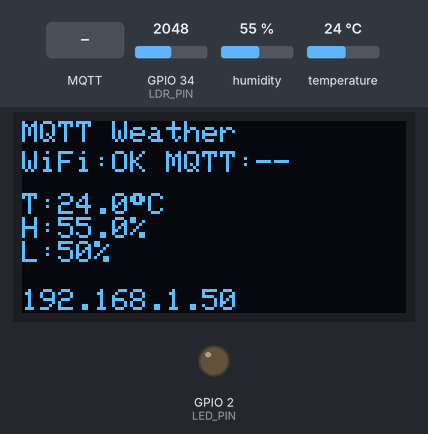
Bench run of a sketch on a simulated ESP32. Shown: 128×64 one-colour display, output pins drawn as LEDs (lit = HIGH). The test bench sets the inputs (shaded band); at power-on: humidity 55 %, GPIO 34 (LDR_PIN) = 2048, temperature 24 °C (analog values on the 0–4095 scale). WiFi joins after 1.5 s; servers stay silent unless stated; no MQTT or app messages arrive unless stated; what the sketch prints to the serial monitor is not drawn.

Above: at 3.7 s.
3.8 s: MQTT message "blink" arrives on the first subscribed topic
At 6.7 s:
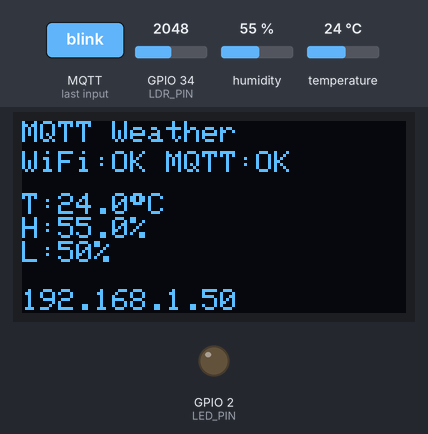
7.8 s: MQTT message "on" arrives on the first subscribed topic
At 8.2 s:
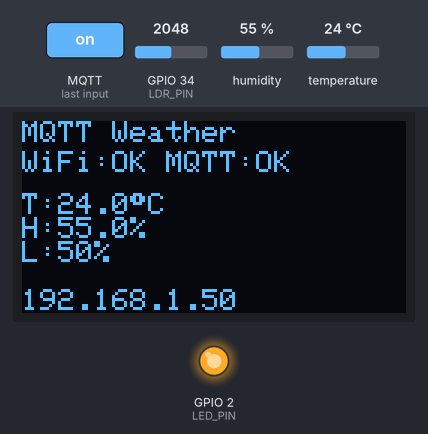
9.3 s: humidity set to 22 %
At 12.5 s:
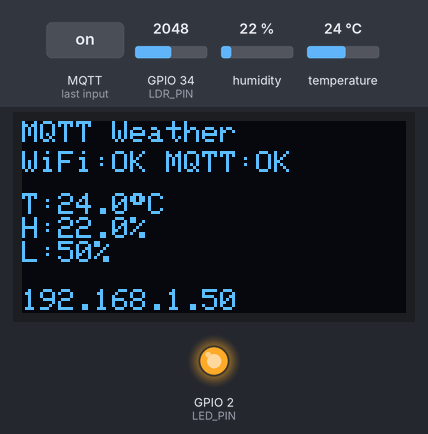
12.8 s: GPIO 34 (LDR_PIN) set to 2540
At 15.0 s:
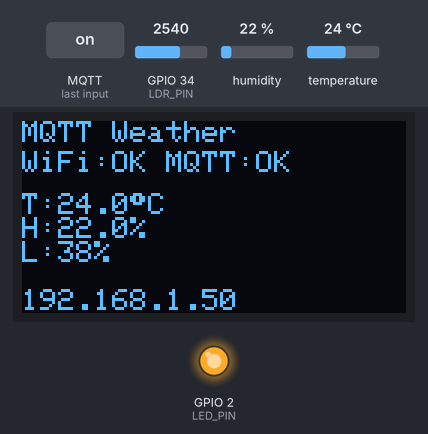
15.8 s: temperature set to 12 °C
At 17.5 s:
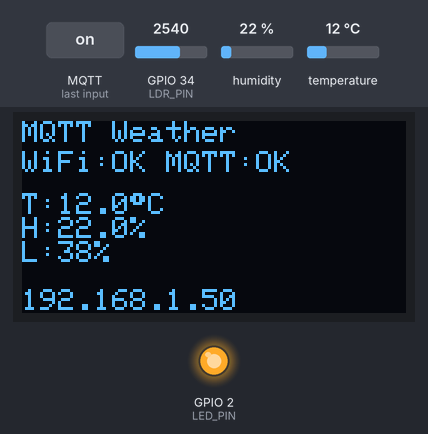
17.8 s: GPIO 34 (LDR_PIN) set to 2460
At 20.2 s:
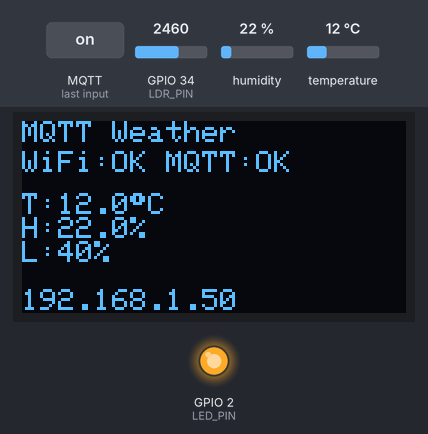
Timing chart, 0 to 21.7 s (numbered marks = the images above; inputs shaded):
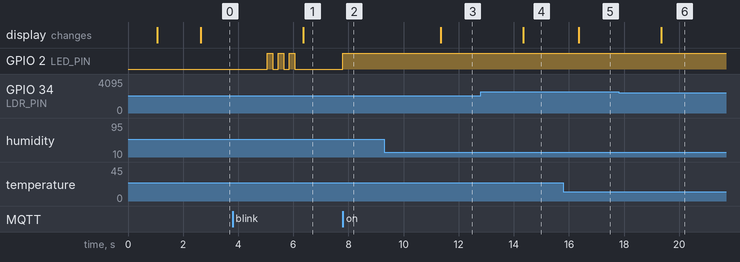

Measured:
- after the input at 3.8 s, GPIO 2 (LED_PIN): alternates HIGH for 0.20 s and LOW for 0.20 s, 6 changes in all, then stays LOW, starting after 1.3 s
- after the input at 7.8 s, GPIO 2 (LED_PIN): LOW → HIGH at once
- after the input at 9.3 s, the display: changes after 2.0 s (image 3)
- after the input at 12.8 s, the display: changes after 1.6 s (image 4)
- after the input at 15.8 s, the display: changes after 0.55 s (image 5)
- after the input at 17.8 s, the display: changes after 1.6 s (image 6)

The sketch:

P12_MQTT_Weather_Station.ino
```cpp
/*
 * 综合项目 P12：MQTT 气象站
 *
 * 学习目标：
 * 1. 理解 MQTT 协议的基本概念：代理（Broker）、主题（Topic）、发布/订阅
 * 2. 学会用 PubSubClient 库把 ESP32 接入 MQTT 服务器
 * 3. 实现"本地 OLED 显示 + 远程 MQTT 上报"的双通道数据发布
 * 4. 学会通过 MQTT 主题向 ESP32 下发命令并执行
 * 5. 巩固多传感器、Wi-Fi、OLED 的综合应用
 *
 * 涉及知识点：
 * - DHT22 温湿度读取
 * - 光敏电阻 ADC 读取
 * - I2C OLED 显示
 * - Wi-Fi 连接
 * - MQTT 发布/订阅
 *
 * 需要安装的库：
 * 1. "DHT sensor library" by Adafruit
 * 2. "Adafruit Unified Sensor" by Adafruit（DHT 库依赖）
 * 3. "Adafruit SSD1306" by Adafruit
 * 4. "Adafruit GFX Library" by Adafruit
 * 5. "PubSubClient" by Nick O'Leary（MQTT 客户端库）
 * 安装方法：Arduino IDE → 项目 → 加载库 → 管理库，搜索并安装。
 *
 * 硬件连接：
 * - DHT22 VCC  →  ESP32 3.3V
 * - DHT22 GND  →  ESP32 GND
 * - DHT22 DATA →  ESP32 GPIO4（建议 DATA 与 3.3V 之间接 4.7kΩ~10kΩ 上拉电阻）
 *
 * - 光敏电阻一端 →  ESP32 3.3V
 * - 光敏电阻另一端 →  ESP32 GPIO34 → 10kΩ 电阻 →  GND
 *
 * - OLED VCC → ESP32 3.3V
 * - OLED GND → ESP32 GND
 * - OLED SDA → ESP32 GPIO21
 * - OLED SCL → ESP32 GPIO22
 *
 * - ESP32 GPIO2 → LED 正极（长脚）
 * - LED 负极（短脚） → 330Ω 电阻 → GND
 *   这颗 LED 用来演示 MQTT 命令控制（开灯/关灯/闪烁）。
 */

#include <WiFi.h>
#include <PubSubClient.h>
#include <DHT.h>
#include <Wire.h>
#include <Adafruit_GFX.h>
#include <Adafruit_SSD1306.h>

// ===== 修改这里：填入你的 Wi-Fi 信息 =====
const char* ssid = "YOUR_WIFI_SSID";
const char* password = "YOUR_WIFI_PASSWORD";

// ===== 修改这里：填入你的 MQTT 服务器信息 =====
// MQTT 代理（Broker）地址，可以是 IP 地址或域名
// 例如 Home Assistant 的 Mosquitto 插件、EMQX、RabbitMQ 等
const char* mqtt_server = "192.168.1.100";
const int mqtt_port = 1883;        // MQTT 默认端口是 1883
const char* mqtt_user = "";        // 如果服务器启用了认证，填写用户名；否则留空
const char* mqtt_pass = "";        // 如果服务器启用了认证，填写密码；否则留空

// MQTT 主题（Topic）。主题用斜杠分层，类似文件路径。
// 发布主题：ESP32 把传感器数据发到这里
const char* topic_temp = "esp32/weather/temperature";
const char* topic_hum = "esp32/weather/humidity";
const char* topic_light = "esp32/weather/light";
const char* topic_status = "esp32/weather/status";  // 在线状态
// 订阅主题：其他设备/平台向 ESP32 发送命令
const char* topic_cmd = "esp32/weather/cmd";

// 引脚定义
#define DHT_PIN 4
#define DHT_TYPE DHT22
#define LDR_PIN 34
#define LED_PIN 2

// OLED 参数
#define SCREEN_WIDTH 128
#define SCREEN_HEIGHT 64
#define OLED_RESET -1
#define SCREEN_ADDRESS 0x3C

// 创建对象
DHT dht(DHT_PIN, DHT_TYPE);
Adafruit_SSD1306 display(SCREEN_WIDTH, SCREEN_HEIGHT, &Wire, OLED_RESET);
WiFiClient wifiClient;
PubSubClient mqttClient(wifiClient);

// OLED 是否初始化成功
bool oledReady = false;

// 当前数据
float temperature = 0.0;
float humidity = 0.0;
int lightPercent = 0;

// MQTT 连接状态
bool mqttConnected = false;

// 时间戳
unsigned long lastReconnectAttempt = 0;
unsigned long lastPublish = 0;
const unsigned long PUBLISH_INTERVAL = 10000;  // 每 10 秒上报一次
const unsigned long RECONNECT_INTERVAL = 5000; // 重连间隔

// 函数前置声明
void setup_wifi();
void callback(char* topic, byte* payload, unsigned int length);
boolean reconnect();
void readSensors();
void updateOLED();
void publishData();

void setup() {
  Serial.begin(115200);
  delay(1000);

  Serial.println("================================");
  Serial.println("综合项目 P12：MQTT 气象站");
  Serial.println("================================");

  // 初始化引脚
  pinMode(LED_PIN, OUTPUT);
  digitalWrite(LED_PIN, LOW);

  // 初始化 ADC
  analogReadResolution(12);

  // 初始化 DHT
  dht.begin();

  // 初始化 OLED
  if (!display.begin(SSD1306_SWITCHCAPVCC, SCREEN_ADDRESS)) {
    Serial.println("OLED 初始化失败，请检查 I2C 地址和接线！");
  } else {
    oledReady = true;
    display.clearDisplay();
    display.setTextSize(1);
    display.setTextColor(SSD1306_WHITE);
    display.setCursor(0, 0);
    display.println("MQTT Weather");
    display.println("Booting...");
    display.display();
  }

  // 连接 Wi-Fi
  setup_wifi();

  // 设置 MQTT 服务器地址和端口
  mqttClient.setServer(mqtt_server, mqtt_port);

  // 设置收到消息时的回调函数
  // 当有人向本设备订阅的主题发布消息时，这个函数会被调用
  mqttClient.setCallback(callback);

  Serial.println("系统初始化完成");
}

void loop() {
  // 如果 Wi-Fi 断开，先重连 Wi-Fi
  if (WiFi.status() != WL_CONNECTED) {
    setup_wifi();
  }

  // 如果 MQTT 未连接，周期性尝试重连
  if (!mqttClient.connected()) {
    mqttConnected = false;
    if (millis() - lastReconnectAttempt > RECONNECT_INTERVAL) {
      lastReconnectAttempt = millis();
      if (reconnect()) {
        lastReconnectAttempt = 0;
      }
    }
  } else {
    mqttConnected = true;
    // mqttClient.loop() 必须定期调用，它负责接收消息、维持心跳等
    mqttClient.loop();
  }

  // 周期性读取传感器
  readSensors();

  // 周期性刷新 OLED
  static unsigned long lastOledUpdate = 0;
  if (millis() - lastOledUpdate > 1000) {
    lastOledUpdate = millis();
    updateOLED();
  }

  // 周期性向 MQTT 发布数据
  if (mqttClient.connected() && millis() - lastPublish > PUBLISH_INTERVAL) {
    lastPublish = millis();
    publishData();
  }
}

// 连接 Wi-Fi
void setup_wifi() {
  Serial.print("正在连接 Wi-Fi");
  WiFi.mode(WIFI_STA);
  WiFi.begin(ssid, password);

  int retry = 0;
  while (WiFi.status() != WL_CONNECTED && retry < 30) {
    delay(500);
    Serial.print(".");
    retry++;
  }
  Serial.println();

  if (WiFi.status() == WL_CONNECTED) {
    Serial.print("Wi-Fi 已连接，IP 地址：");
    Serial.println(WiFi.localIP());
  } else {
    Serial.println("Wi-Fi 连接失败，5 秒后重试");
  }
}

// MQTT 消息回调函数
// topic：消息来自哪个主题
// payload：消息内容，是字节数组
// length：消息长度（字节数）
void callback(char* topic, byte* payload, unsigned int length) {
  // 把 payload 转换成 String，方便比较
  String message;
  for (unsigned int i = 0; i < length; i++) {
    message += (char)payload[i];
  }

  // 去掉首尾空格，避免因为空格导致命令不匹配
  message.trim();

  Serial.print("收到 MQTT 消息 [");
  Serial.print(topic);
  Serial.print("]：");
  Serial.println(message);

  // 根据命令控制 LED
  if (message == "on") {
    digitalWrite(LED_PIN, HIGH);
    Serial.println("命令执行：LED 点亮");
  } else if (message == "off") {
    digitalWrite(LED_PIN, LOW);
    Serial.println("命令执行：LED 熄灭");
  } else if (message == "blink") {
    // 闪烁三次
    for (int i = 0; i < 3; i++) {
      digitalWrite(LED_PIN, HIGH);
      delay(200);
      digitalWrite(LED_PIN, LOW);
      delay(200);
    }
    Serial.println("命令执行：LED 闪烁");
  } else {
    Serial.println("未知命令");
  }
}

// 连接 MQTT 服务器
boolean reconnect() {
  // 生成唯一客户端 ID，避免多台设备互相挤掉
  // ESP.getEfuseMac() 返回芯片的 MAC 地址，全球唯一
  String clientId = "ESP32_Weather_" + String((uint32_t)ESP.getEfuseMac(), HEX);

  Serial.print("正在连接 MQTT 服务器...");

  // connect(clientId, username, password, willTopic, willQoS, willRetain, willMessage)
  // 遗嘱消息（LWT）：当 ESP32 异常断开时，服务器会自动向其他订阅者发送 "offline"
  boolean connected = mqttClient.connect(
                        clientId.c_str(),
                        mqtt_user[0] ? mqtt_user : NULL,
                        mqtt_pass[0] ? mqtt_pass : NULL,
                        topic_status, 0, true, "offline"
                      );

  if (connected) {
    Serial.println("已连接");

    // 发布上线消息
    mqttClient.publish(topic_status, "online", true);

    // 订阅命令主题
    // 订阅后，其他设备向 esp32/weather/cmd 发送的消息会进入 callback
    mqttClient.subscribe(topic_cmd);
    Serial.print("已订阅主题：");
    Serial.println(topic_cmd);
  } else {
    Serial.print("连接失败，状态码：");
    Serial.println(mqttClient.state());
  }

  return connected;
}

// 读取传感器
void readSensors() {
  // DHT22 建议两次读取间隔不少于 2 秒
  // 这里用静态变量记录上次读取时间，避免在 loop 中硬延时
  static unsigned long lastDHTRead = 0;
  if (millis() - lastDHTRead < 2500) {
    return;
  }
  lastDHTRead = millis();

  float h = dht.readHumidity();
  float t = dht.readTemperature();

  if (!isnan(h) && !isnan(t)) {
    humidity = h;
    temperature = t;
  } else {
    Serial.println("DHT22 读取失败");
  }

  // 读取光敏电阻，取 10 次平均
  long sum = 0;
  for (int i = 0; i < 10; i++) {
    sum += analogRead(LDR_PIN);
    delay(5);
  }
  int lightRaw = sum / 10;
  lightPercent = map(lightRaw, 0, 4095, 100, 0);
  lightPercent = constrain(lightPercent, 0, 100);
}

// 更新 OLED 显示
void updateOLED() {
  // 如果 OLED 初始化失败，直接返回，避免调用未初始化的对象导致异常
  if (!oledReady) {
    return;
  }

  display.clearDisplay();

  display.setTextSize(1);
  display.setTextColor(SSD1306_WHITE);
  display.setCursor(0, 0);
  display.println("MQTT Weather");

  // 显示 Wi-Fi 和 MQTT 状态
  display.setCursor(0, 10);
  display.print("WiFi:");
  display.print(WiFi.status() == WL_CONNECTED ? "OK" : "--");
  display.print(" MQTT:");
  display.println(mqttConnected ? "OK" : "--");

  // 显示传感器数据
  display.setCursor(0, 24);
  display.print("T:");
  display.print(temperature, 1);
  display.print((char)247);
  display.println("C");

  display.print("H:");
  display.print(humidity, 1);
  display.println("%");

  display.print("L:");
  display.print(lightPercent);
  display.println("%");

  // 显示 IP 地址，方便排查
  display.setCursor(0, 56);
  display.print(WiFi.localIP());

  display.display();
}

// 发布传感器数据到 MQTT
void publishData() {
  // String(value, decimalPlaces) 可以把浮点数转成指定精度的字符串
  String tempStr = String(temperature, 1);
  String humStr = String(humidity, 1);
  String lightStr = String(lightPercent);

  // publish(topic, payload) 把消息发布到指定主题
  mqttClient.publish(topic_temp, tempStr.c_str());
  mqttClient.publish(topic_hum, humStr.c_str());
  mqttClient.publish(topic_light, lightStr.c_str());

  Serial.print("已发布：T=");
  Serial.print(tempStr);
  Serial.print(" H=");
  Serial.print(humStr);
  Serial.print(" L=");
  Serial.println(lightStr);
}

/*
 * 扩展挑战：
 * 1. 用 JSON 格式一次性发布所有传感器数据到 esp32/weather/data，
 *    方便 Home Assistant 等平台的 MQTT sensor 解析。
 * 2. 实现 Home Assistant MQTT Discovery，让 ESP32 自动在 Home Assistant 里生成传感器实体。
 * 3. 增加 OLED 页面切换：用按键或触摸切换"传感器页"和"网络状态页"。
 * 4. 增加离线缓存：当 MQTT 断开时，把数据暂存在数组里，恢复连接后批量补发。
 * 5. 用 TLS/SSL 连接 MQTT 服务器（端口 8883），提高数据传输安全性。
 */
```
